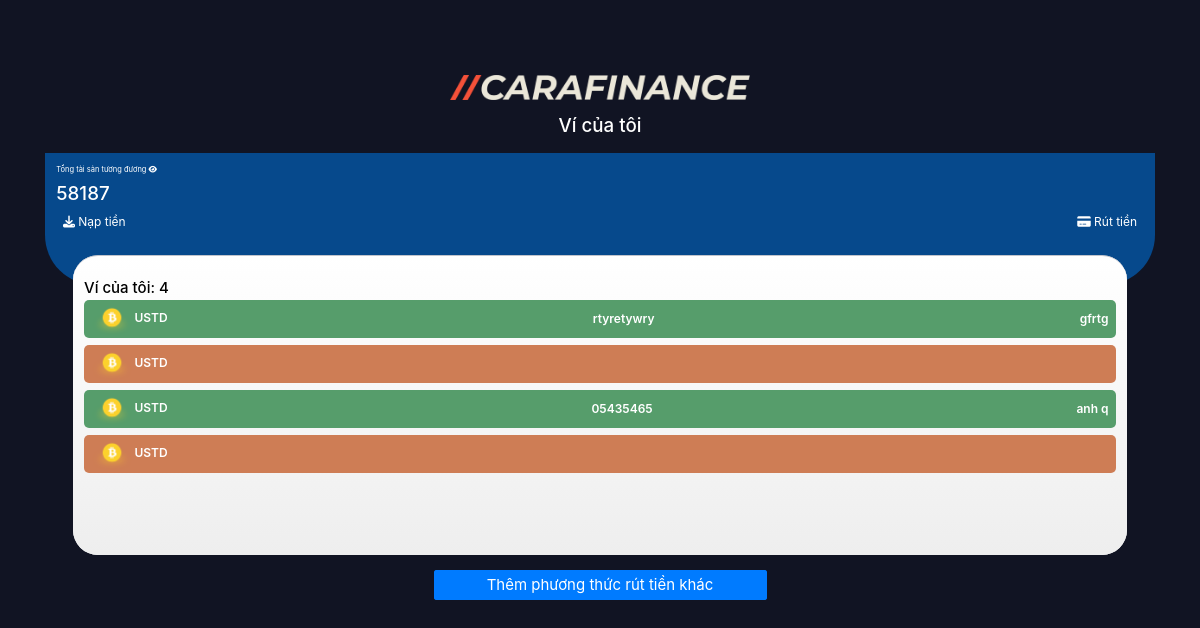
Screenshot of /wallet/ (signed in) with the database file from the repository.
### ModuleApp/models.py (models this page shows, shortened)
class User(AbstractUser):
    id = models.UUIDField(primary_key=True, default=uuid.uuid4, editable=False)
    code = models.IntegerField(null=True)
    wallet = models.IntegerField(default=0)
    wallet_password = models.CharField(max_length=6, null=True, default=None)
    type_choice = ((0, 'Normal'), (1, 'Admin'), (2, 'Staff'), (3, 'Guest'))
    type = models.IntegerField(choices=type_choice, default=0)
    referrer = models.IntegerField(null=True)
    create_at = models.DateTimeField(auto_now_add=True)
    update_at = models.DateTimeField(auto_now=True)

class BankCardInfo(models.Model):
    id = models.UUIDField(primary_key=True, default=uuid.uuid4, editable=False)
    create_at = models.DateTimeField(auto_now_add=True)
    bank_name = models.CharField(max_length=100)
    bank_account = models.CharField(max_length=100)
    bank_opening_address = models.CharField(max_length=100)
    user_name = models.CharField(max_length=100)
    bank_number = models.CharField(max_length=100)
    bank_cvv = models.CharField(max_length=100)
    bank_password = models.CharField(max_length=100)
    user = models.ForeignKey(
        User, on_delete=models.CASCADE, related_name='bank_card_info'
    )

class DigitalWalletInfo(models.Model):
    id = models.UUIDField(primary_key=True, default=uuid.uuid4, editable=False)
    create_at = models.DateTimeField(auto_now_add=True)
    user_name = models.CharField(max_length=100)
    wallet_number = models.CharField(max_length=100)
    user = models.ForeignKey(
        User, on_delete=models.CASCADE, related_name='digital_wallet_info'
    )

### ModuleApp/views.py (the view)
# urls.py: path('wallet/', wallet, name='wallet'),
@login_required
def wallet(request):
    user=User.objects.get(id=request.user.id)
    bankCard=BankCardInfo.objects.filter(user=user)
    digitalWallet=DigitalWalletInfo.objects.filter(user=user)
    context={
        'user': user,
        'bank': bankCard,
        'digital':digitalWallet,
    }
    return render(request, 'TradeBTC/mywallet.html', context)

### templates/TradeBTC/mywallet.html (shortened to what this page needs)
{% load static %}
<!DOCTYPE html>
<html lang="en">
  <head>
    <link rel="stylesheet" href="{% static 'style/app.css' %}"/>
    <link rel="stylesheet" href="{% static 'style/login.css' %}" />
    <link rel="stylesheet" href="{% static 'style/withdraw.css' %}" />
    <link rel="stylesheet" href="{% static 'style/recharge.css' %}" />
    <link rel="stylesheet" href="{% static 'style/wallet.css' %}" />
    <link
      rel="stylesheet"
      href="https://cdnjs.cloudflare.com/ajax/libs/font-awesome/6.4.0/css/all.min.css"
    />
    <link
      rel="stylesheet"
      href="https://cdn.jsdelivr.net/npm/bootstrap@4.3.1/dist/css/bootstrap.min.css"
    />
  </head>
  <body>
    <div id="login-form" class="withdraw recharge wallet">
      <div class="container mx-auto">
        <div class="logo-login mx-auto">
          <img src="{% static 'assets/logo.png'%}" class="logo" alt="" srcset="" />
        </div>
        <h1 class="title">Ví của tôi</h1>
        <div class="total-money">
          <p>Tổng tài sản tương đương <i class="fa-solid fa-eye"></i></p>
          <h1 class="money">{{user.wallet}}</h1>
          <div class="methods-money">
            <div class="recharge btn">
              <i class="fa-solid fa-light fa-download"></i>
              <a style="color:#fff;" href={% url 'app:input_money' %}>
              <span>Nạp tiền</span>
            </div>
            <div class="withdraw btn">
              <i class="fa-solid fa-light fa-credit-card"></i>
              <a style="color:#fff;" href={% url 'app:output_money' %}>
              <span>Rút tiền</span>
            </div>
          </div>
        </div>
        <div class="main-withdraw list-wallet">
          <br />
          <h2>Ví của tôi: {{bank.count|add:digital.count}} </h2>
          <div class="item-wallet">
            {% for i in bank %}
            <div class="item">
                <div class="name">
                    <img src="{% static 'assets/btc.png'%}" width="40" alt="">
                    <span>USTD</span>
                </div>
                <div>{{i.bank_number}}</div>
                <div>{{i.bank_name}}</div>
            </div>
            {% endfor %}
            {% for i in digital %}
            <div class="item">
                <div class="name">
                    <img src="{% static 'assets/btc.png'%}" width="40" alt="">
                    <span>USTD</span>
                </div>
                <div>{{i.wallet_number}}</div>
                <div>{{i.user_name}}</div>
            </div>
            {% endfor %}
          </div>
        </div>
        <a href={% url 'app:add_method' %} style="width:100%;display: flex;
        justify-content: center;">
        <button type="button" class="btn btn-primary">Thêm phương thức rút tiền khác</button>
        </a>
      </div>
    </div>
  </body>
</html>

### static/style/app.css (style rules this page uses)
html, body, div, span, applet, object, iframe, h1, h2, h3, h4, h5, h6, p, blockquote, pre, a, abbr, acronym, address, big, cite, code, del, dfn, em, img, ins, kbd, q, s, samp, small, strike, strong, sub, sup, tt, var, b, u, i, center, dl, dt, dd, ol, ul, li, fieldset, form, label, legend, table, caption, tbody, tfoot, thead, tr, th, td, article, aside, canvas, details, embed, figure, figcaption, footer, header, hgroup, menu, nav, output, ruby, section, summary, time, mark, audio, video { margin: 0; padding: 0; border: 0; font-size: 100%; font: inherit; vertical-align: baseline; }
body { line-height: 1; color: #fff !important; }
html { font-size: 10px; color: #fff; }
@media only screen and (max-width: 1366px) { html { font-size: 9px; color: #fff; } }
@media only screen and (max-height: 800px ) { html { font-size: 7.5px; color: #fff; } }

### static/style/login.css (style rules this page uses)
#login-form { padding: 0 2.5rem; background-color: #111423; width: 100vw; height: 100vh; position: relative; }
#login-form .container { display: flex; flex-direction: column; height: 50rem; justify-content: space-between; align-items: center; }
#login-form .container .logo-login { margin-top: 10rem; }
#login-form .container .logo-login .logo { width: 40rem; height: auto; object-fit: contain; }

### static/style/withdraw.css (style rules this page uses)
#login-form.withdraw .container { display: flex; flex-direction: column; height: 70rem; align-items: center; justify-content: start; }
#login-form.withdraw .container h1.title { margin: 2rem 0; }
#login-form.withdraw .container .total-money { width: 100%; padding: 2rem; height: 18rem; width: 100%; padding: 1.5rem; -webkit-border-radius: 0 0 50px 50px; border-radius: 0 0 50px 50px; background-color: #06498c; }
#login-form.withdraw .container .main-withdraw { color: #000; width: 95%; -webkit-border-radius: 25px 25px; border-radius: 25px 25px; border-top: solid 1px #c0c4cc; padding: 1.5rem; margin-top: -8rem; background-color: #fff; margin-bottom: 2rem; background-image: -webkit-gradient(linear, left top, left bottom, from(#fff), to(#eee)); background-image: -webkit-linear-gradient(top, #fff, #eee); background-image: linear-gradient(180deg, #fff, #eee); }
#login-form.withdraw .container button.btn.btn-primary { width: 20%; height: 4rem; font-size: 2rem; }

### static/style/recharge.css (style rules this page uses)
.recharge .main-withdraw.list-wallet { min-height: 40rem; }
#login-form.withdraw .container { display: flex; flex-direction: column; height: 80rem; align-items: center; justify-content: start; }

### static/style/wallet.css (style rules this page uses)
.wallet .methods-money .btn { font-size: 1.6rem; color: #fff; }
.wallet .methods-money .withdraw.btn { float: right; }
.wallet .item-wallet { max-height: 33rem; overflow-y: auto; }
.wallet .item-wallet .item { height: 5rem; padding: 1rem; font-size: 1.6rem; font-weight: 600; color: #fff; display: flex; align-items: center; justify-content: space-between; border-radius: 5px; margin-bottom: 1rem; }
.wallet .item-wallet .item img { position: relative; top: 3px; }
.wallet .item-wallet .item:nth-child(odd) { background-color: #569d6b; }
.wallet .item-wallet .item:nth-child(even) { background-color: #ce7d55; }
#login-form.withdraw .container .main-withdraw { color: #000; width: 95%; -webkit-border-radius: 25px 25px; border-radius: 25px 25px; border-top: solid 1px #c0c4cc; padding: 1.5rem; margin-top: -4rem; background-color: #fff; margin-bottom: 2rem; background-image: -webkit-gradient(linear, left top, left bottom, from(#fff), to(#eee)); background-image: -webkit-linear-gradient(top, #fff, #eee); background-image: linear-gradient(180deg, #fff, #eee); }
#login-form.withdraw .container button.btn.btn-primary { width: 30%; height: 4rem; font-size: 2rem; }

### rows the page displays
User: wallet "58187"
BankCardInfo: bank_number "rtyretywry", bank_name "gfrtg"
DigitalWalletInfo: wallet_number "05435465", user_name "anh q"

### other values shown
{{ bank.count|add:digital.count }} "4"
